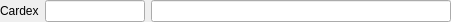
<?xml version="1.0" encoding="UTF-8"?>
<ui version="4.0">
 <class>WCardex</class>
 <widget class="QWidget" name="WCardex">
  <property name="geometry">
   <rect>
    <x>0</x>
    <y>0</y>
    <width>447</width>
    <height>20</height>
   </rect>
  </property>
  <property name="sizePolicy">
   <sizepolicy hsizetype="Minimum" vsizetype="Preferred">
    <horstretch>0</horstretch>
    <verstretch>0</verstretch>
   </sizepolicy>
  </property>
  <property name="windowTitle">
   <string>Form</string>
  </property>
  <layout class="QHBoxLayout" name="horizontalLayout">
   <property name="sizeConstraint">
    <enum>QLayout::SetMinimumSize</enum>
   </property>
   <property name="leftMargin">
    <number>0</number>
   </property>
   <property name="topMargin">
    <number>0</number>
   </property>
   <property name="rightMargin">
    <number>0</number>
   </property>
   <property name="bottomMargin">
    <number>0</number>
   </property>
   <item>
    <widget class="QLabel" name="label">
     <property name="sizePolicy">
      <sizepolicy hsizetype="Minimum" vsizetype="Preferred">
       <horstretch>0</horstretch>
       <verstretch>0</verstretch>
      </sizepolicy>
     </property>
     <property name="text">
      <string>Cardex</string>
     </property>
    </widget>
   </item>
   <item>
    <widget class="EQLineEdit" name="leCardex">
     <property name="minimumSize">
      <size>
       <width>100</width>
       <height>0</height>
      </size>
     </property>
     <property name="maximumSize">
      <size>
       <width>100</width>
       <height>16777215</height>
      </size>
     </property>
    </widget>
   </item>
   <item>
    <widget class="EQLineEdit" name="leCardexName">
     <property name="minimumSize">
      <size>
       <width>300</width>
       <height>0</height>
      </size>
     </property>
     <property name="maximumSize">
      <size>
       <width>300</width>
       <height>16777215</height>
      </size>
     </property>
     <property name="readOnly">
      <bool>true</bool>
     </property>
    </widget>
   </item>
  </layout>
 </widget>
 <customwidgets>
  <customwidget>
   <class>EQLineEdit</class>
   <extends>QLineEdit</extends>
   <header location="global">eqlineedit.h</header>
   <slots>
    <signal>customButtonClicked(bool)</signal>
   </slots>
  </customwidget>
 </customwidgets>
 <resources/>
 <connections/>
</ui>
